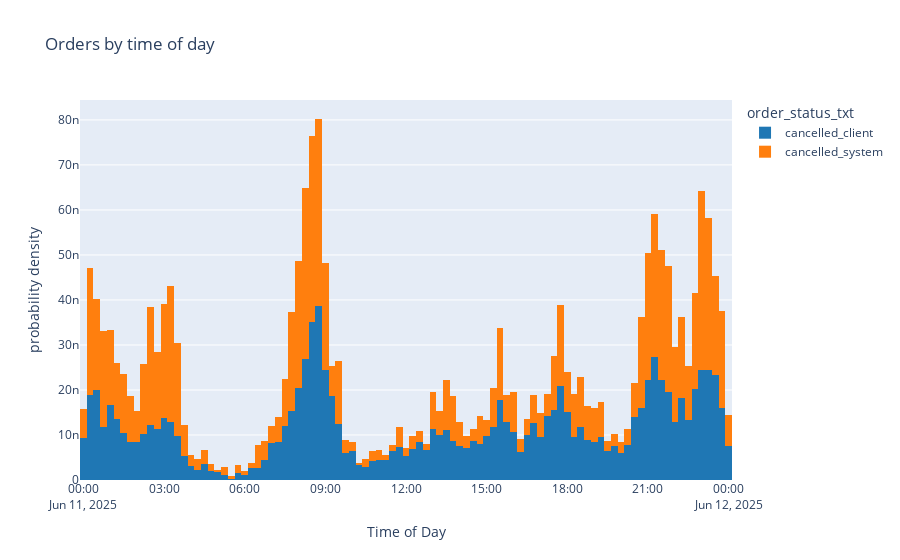

The cell this chart's notebook holds for it:
### Code cell
fig = px.histogram(
    df,
    x='order_datetime',
    title='Orders by time of day',
    labels={'count': 'N. orders', 'order_datetime': 'Time of Day'},
    color='order_status_txt',
    color_discrete_map={
        'cancelled_client': '#1f77b4',
        'cancelled_system': '#ff7f0e'
    },
    histnorm='probability density',
    category_orders={'order_datetime': [f'{i:02d}:00' for i in range(24)]}
)
fig.show()

### Figure 1 — Plotly figure (JSON) as saved in the notebook; plotly's stock layout.template omitted (floating-point values rounded to 4 significant figures; data arrays with more than 128 entries replaced by an {"elided": "..."} marker saying what was removed)
{"data": [{"bingroup": "x", "histnorm": "probability density", "hovertemplate": "order_status_txt=cancelled_client<br>Time of Day=%{x}<br>probability density=%{y}<extra></extra>", "legendgroup": "cancelled_client", "marker": {"color": "#1f77b4", "pattern": {"shape": ""}}, "name": "cancelled_client", "orientation": "v", "showlegend": true, "type": "histogram", "x": {"elided": "23397 str values"}, "xaxis": "x", "yaxis": "y"}, {"bingroup": "x", "histnorm": "probability density", "hovertemplate": "order_status_txt=cancelled_system<br>Time of Day=%{x}<br>probability density=%{y}<extra></extra>", "legendgroup": "cancelled_system", "marker": {"color": "#ff7f0e", "pattern": {"shape": ""}}, "name": "cancelled_system", "orientation": "v", "showlegend": true, "type": "histogram", "x": {"elided": "10977 str values"}, "xaxis": "x", "yaxis": "y"}], "layout": {"barmode": "relative", "legend": {"title": {"text": "order_status_txt"}, "tracegroupgap": 0}, "title": {"text": "Orders by time of day"}, "xaxis": {"anchor": "y", "categoryarray": ["00:00", "01:00", "02:00", "03:00", "04:00", "05:00", "06:00", "07:00", "08:00", "09:00", "10:00", "11:00", "12:00", "13:00", "14:00", "15:00", "16:00", "17:00", "18:00", "19:00", "20:00", "21:00", "22:00", "23:00"], "categoryorder": "array", "domain": [0, 1], "title": {"text": "Time of Day"}}, "yaxis": {"anchor": "x", "domain": [0, 1], "title": {"text": "probability density"}}}}
